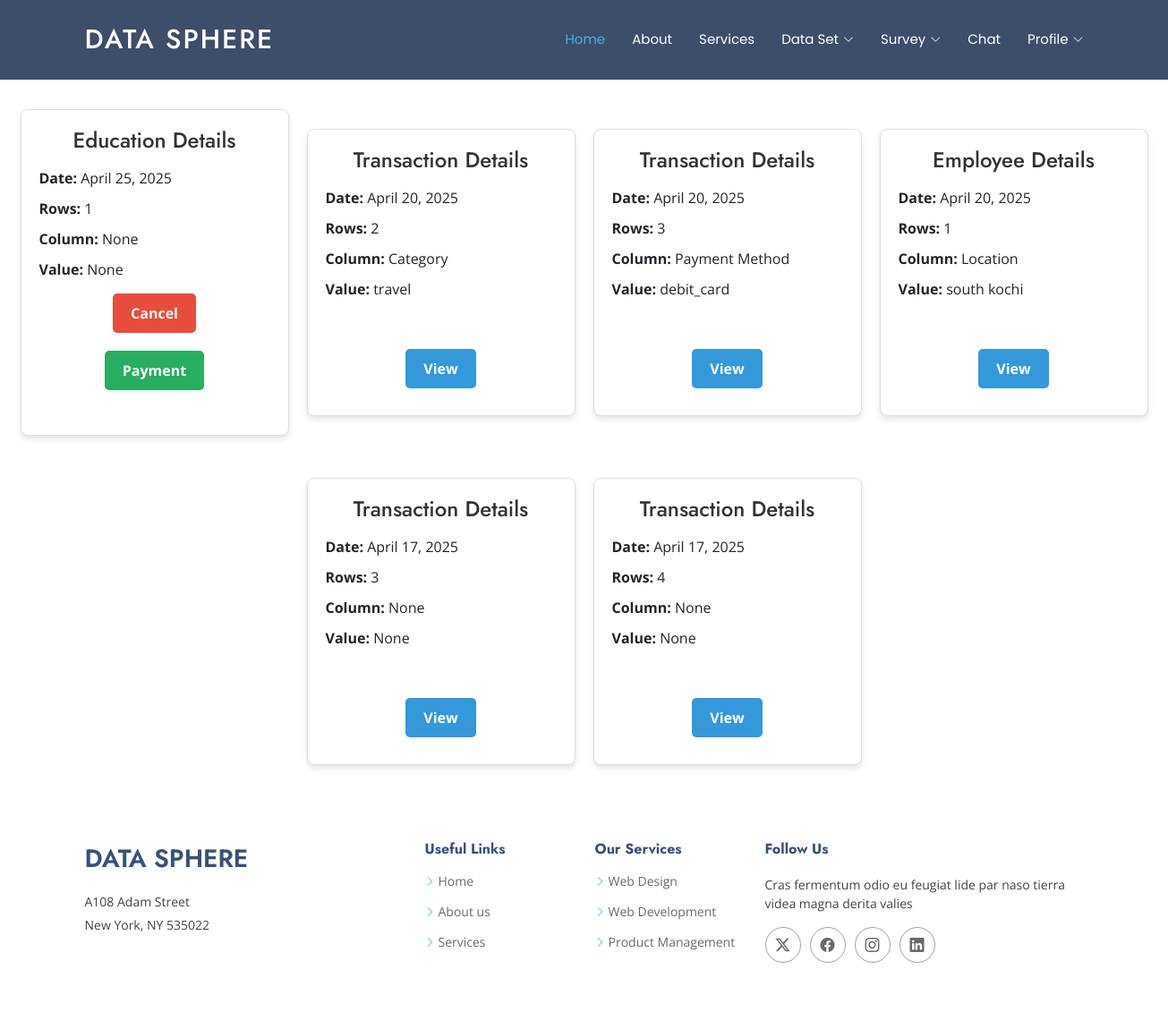
Page /buss_data_request_view/ (signed in) on the committed database.
### Dataapp/models.py (models this page shows)
class buss_data_request(models.Model):
    data_category = models.CharField(max_length=100)
    table_column = models.CharField(max_length=100, blank=True, null=True)
    table_value = models.CharField(max_length=100, blank=True, null=True)
    no_of_row = models.IntegerField()
    cancel_status = models.IntegerField(default=0)
    accept_status = models.IntegerField(default=0)
    current_date = models.DateField(default=now)
    login = models.ForeignKey(Bussines, on_delete=models.CASCADE)
    payment_status = models.IntegerField(default=0)

### Dataapp/views.py (the view)
# urls.py: path('buss_data_request_view/',views.buss_data_request_view,name='buss_data_request_view'),
def buss_data_request_view(request):
    log=request.session['buss_id']
    log_instance = get_object_or_404(Bussines, login_id=log)
    users = buss_data_request.objects.filter(login_id=log_instance)
    return render(request, 'bussiness/buss_data_req_view.html', {'users': users})

### Dataapp/templates/bussiness/buss_data_req_view.html
{% extends "bussiness/header.html" %}
{% load static %}
{% block content %}
{% load static %}
<div class="card-container" style="display: flex; flex-wrap: wrap; gap: 20px; justify-content: center; align-items: center; padding: 20px; min-height: 100vh; text-align: center;">
    {% for user in users|dictsortreversed:"current_date" %}
    {% if user.cancel_status == 0 %}
    <div class="card" style="width: 300px; border: 1px solid #ddd; border-radius: 8px; box-shadow: 0 4px 6px rgba(0, 0, 0, 0.1); padding: 20px; background-color: #fff; transition: transform 0.3s;">
        <h3 style="font-size: 1.5em; color: #333; margin-bottom: 10px;">{{ user.data_category }}</h3>
        <p style="margin: 5px 0; text-align: left;"><strong>Date:</strong> {{ user.current_date }}</p>
        <p style="margin: 5px 0; text-align: left;"><strong>Rows:</strong> {{ user.no_of_row }}</p>
        <p style="margin: 5px 0; text-align: left;"><strong>Column:</strong> {{ user.table_column }}</p>
        <p style="margin: 5px 0; text-align: left;"><strong>Value:</strong> {{ user.table_value }}</p>
        <p style="margin: 10px 0;">
            {% if user.payment_status == 0 %}
                <a href="{% url 'request_cancel' user.id %}" style="display: inline-block; padding: 10px 20px; background-color: #e74c3c; color: #fff; text-decoration: none; font-weight: bold; border-radius: 5px;">Cancel</a>
            {% endif %}
        </p>
        <p style="margin: 10px 0;">
            {% if user.accept_status == 1 %}
                {% if user.payment_status == 0 %}
                    <a href="{% url 'payment_transfer' user.id %}" style="display: inline-block; padding: 10px 20px; background-color: #27ae60; color: #fff; text-decoration: none; font-weight: bold; border-radius: 5px;">Payment</a>
                {% else %}
                    <span style="color: #2ecc71;"></span>
                {% endif %}
            {% else %}
                <span style="color: #f39c12;">Pending</span>
            {% endif %}
        </p>
        <p style="margin: 10px 0;">
            {% if user.payment_status == 1 %}
                <a href="{% url 'buss_data_view' user.id %}" style="display: inline-block; padding: 10px 20px; background-color: #3498db; color: #fff; text-decoration: none; font-weight: bold; border-radius: 5px;">View</a>
            {% else %}
                <span style="color: #999;"></span>
            {% endif %}
        </p>
    </div>
    {% endif %}
    {% endfor %}
</div>
{% endblock %}

### Dataapp/static/user/assets/css/main.css (style rules this page uses)
:root { --default-font: "Open Sans", system-ui, -apple-system, "Segoe UI", Roboto, "Helvetica Neue", Arial, "Noto Sans", "Liberation Sans", sans-serif, "Apple Color Emoji", "Segoe UI Emoji", "Segoe UI Symbol", "Noto Color Emoji"; --heading-font: "Jost", sans-serif; --nav-font: "Poppins", sans-serif; }
:root { --background-color: #ffffff; --default-color: #444444; --heading-color: #37517e; --accent-color: #47b2e4; --surface-color: #ffffff; --contrast-color: #ffffff; }
:root { --nav-color: #ffffff; --nav-hover-color: #47b2e4; --nav-mobile-background-color: #ffffff; --nav-dropdown-background-color: #ffffff; --nav-dropdown-color: #444444; --nav-dropdown-hover-color: #47b2e4; }
:root { scroll-behavior: smooth; }
body { color: var(--default-color); background-color: var(--background-color); font-family: var(--default-font); }
a { color: var(--accent-color); text-decoration: none; transition: 0.3s; }
h1, h2, h3, h4, h5, h6 { color: var(--heading-color); font-family: var(--heading-font); }

### rows in the picture
buss_data_request: data_category "Education Details", current_date "April 25, 2025", no_of_row "1", table_column "None", table_value "None", payment_status "Cancel", accept_status "Payment"
buss_data_request: data_category "Transaction Details", current_date "April 20, 2025", no_of_row "2", table_column "Category", table_value "travel", payment_status "View"
buss_data_request: data_category "Transaction Details", current_date "April 20, 2025", no_of_row "3", table_column "Payment Method", table_value "debit_card", payment_status "View"
buss_data_request: data_category "Employee Details", current_date "April 20, 2025", no_of_row "1", table_column "Location", table_value "south kochi", payment_status "View"
buss_data_request: data_category "Transaction Details", current_date "April 17, 2025", no_of_row "3", table_column "None", table_value "None", payment_status "View"
buss_data_request: data_category "Transaction Details", current_date "April 17, 2025", no_of_row "4", table_column "None", table_value "None", payment_status "View"
